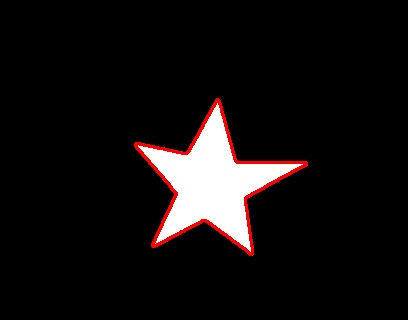
#> input picture TPS/TP2/contornos_prueba/stars/WhatsApp Image 2025-09-18 at 22.45.26.jpeg, 408 x 320 px; its folder holds only this picture in this run
$ python -i preprocess.py   (imports and definitions only)
#> lines starting #> are read from the running program, lines starting #| are printed output that depends on the picture; after the words box and inside, x2 and y2 are one past the last pixel; in counts of white or black regions, pixels touching at a corner belong together
import cv2
import os

def preprocess_image(img_path, output_path=None):
    """Lee una imagen, elimina ruido, la binariza y opcionalmente la guarda."""
    img = cv2.imread(img_path)
#> img is the input picture: shape (320, 408, 3); mean B, G, R 16.3, 16.3, 20
    if img is None:
        return None

    gray = cv2.cvtColor(img, cv2.COLOR_BGR2GRAY)
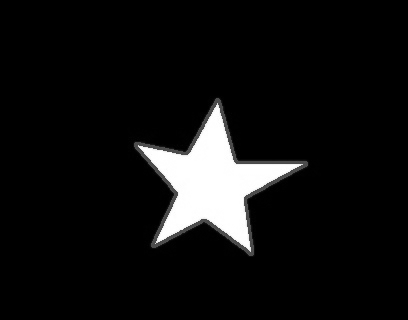
#> gray: shape (320, 408); min 0, max 255, mean 17.4

    # Filtro Gaussiano para quitar ruido
    blur = cv2.GaussianBlur(gray, (5,5), 0)

    # Umbralización (binarización)
    _, binary = cv2.threshold(blur, 127, 255, cv2.THRESH_BINARY_INV)
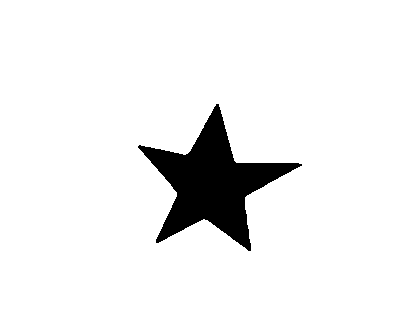
#> binary: shape (320, 408); 93.4% white; 1 black region, box (x1, y1, x2, y2) and area: (138, 104, 302, 251) 8613

    # Operaciones morfológicas para limpiar puntos de ruido
    kernel = cv2.getStructuringElement(cv2.MORPH_RECT, (5,5))
    clean = cv2.morphologyEx(binary, cv2.MORPH_CLOSE, kernel)
#> clean: shape (320, 408); 93.4% white; 1 black region, box (x1, y1, x2, y2) and area: (142, 107, 298, 249) 8552

    if output_path:
        cv2.imwrite(output_path, clean)

    return clean

def preprocess_dataset(input_dir="figures", output_dir="figures_clean"):
    """Preprocesa todas las imágenes y guarda las limpias en otra carpeta."""
    if not os.path.exists(output_dir):
        os.makedirs(output_dir)

    for clase in os.listdir(input_dir):
        input_class = os.path.join(input_dir, clase)
        output_class = os.path.join(output_dir, clase)
        os.makedirs(output_class, exist_ok=True)

        for archivo in os.listdir(input_class):
            img_path = os.path.join(input_class, archivo)
            out_path = os.path.join(output_class, archivo)
            preprocess_image(img_path, out_path)

    print(f"Imágenes preprocesadas guardadas en {output_dir}")

# [2 lines not run here, left out]

>>> result = preprocess_image('../TP2/contornos_prueba/stars/WhatsApp Image 2025-09-18 at 22.45.26.jpeg')

$ run again, on TPS/TP2/contornos_prueba/stars/star_018.jpg
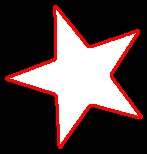
#> input picture TPS/TP2/contornos_prueba/stars/star_018.jpg, 147 x 154 px
#> in preprocess_image, img is the input picture: shape (154, 147, 3); mean B, G, R 66.1, 66.1, 83.9
#> in preprocess_image, `_, binary = cv2.threshold(blur, 127, 255, cv2.THRESH_BINARY_INV)`:
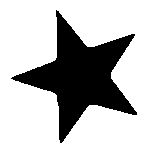
#> binary: shape (154, 147); 73.3% white; 1 black region, box (x1, y1, x2, y2) and area: (11, 10, 137, 143) 6051
#> in preprocess_image, `clean = cv2.morphologyEx(binary, cv2.MORPH_CLOSE, kernel)`:
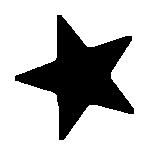
#> clean: shape (154, 147); 73.6% white; 1 black region, box (x1, y1, x2, y2) and area: (15, 15, 134, 140) 5984

$ run again, on TPS/TP2/contornos_prueba/stars/star_028.jpg
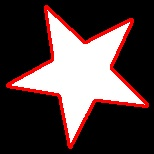
#> input picture TPS/TP2/contornos_prueba/stars/star_028.jpg, 154 x 154 px
#> in preprocess_image, img is the input picture: shape (154, 154, 3); mean B, G, R 65.2, 65.3, 82.6
#> in preprocess_image, `_, binary = cv2.threshold(blur, 127, 255, cv2.THRESH_BINARY_INV)`:
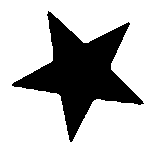
#> binary: shape (154, 154); 73.6% white; 1 black region, box (x1, y1, x2, y2) and area: (12, 11, 144, 142) 6259
#> in preprocess_image, `clean = cv2.morphologyEx(binary, cv2.MORPH_CLOSE, kernel)`:
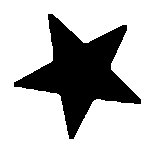
#> clean: shape (154, 154); 73.8% white; 1 black region, box (x1, y1, x2, y2) and area: (14, 14, 141, 139) 6207

$ run again, on TPS/TP2/contornos_prueba/stars/star_031.jpg
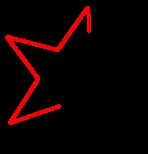
#> input picture TPS/TP2/contornos_prueba/stars/star_031.jpg, 148 x 154 px
#> in preprocess_image, img is the input picture: shape (154, 148, 3); mean B, G, R 1, 0.9, 14.4
#> in preprocess_image, `gray = cv2.cvtColor(img, cv2.COLOR_BGR2GRAY)`:
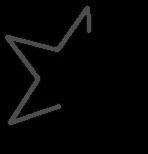
#> gray: shape (154, 148); min 0, max 83, mean 4.9
#> binary: shape (154, 148); every value is 255
